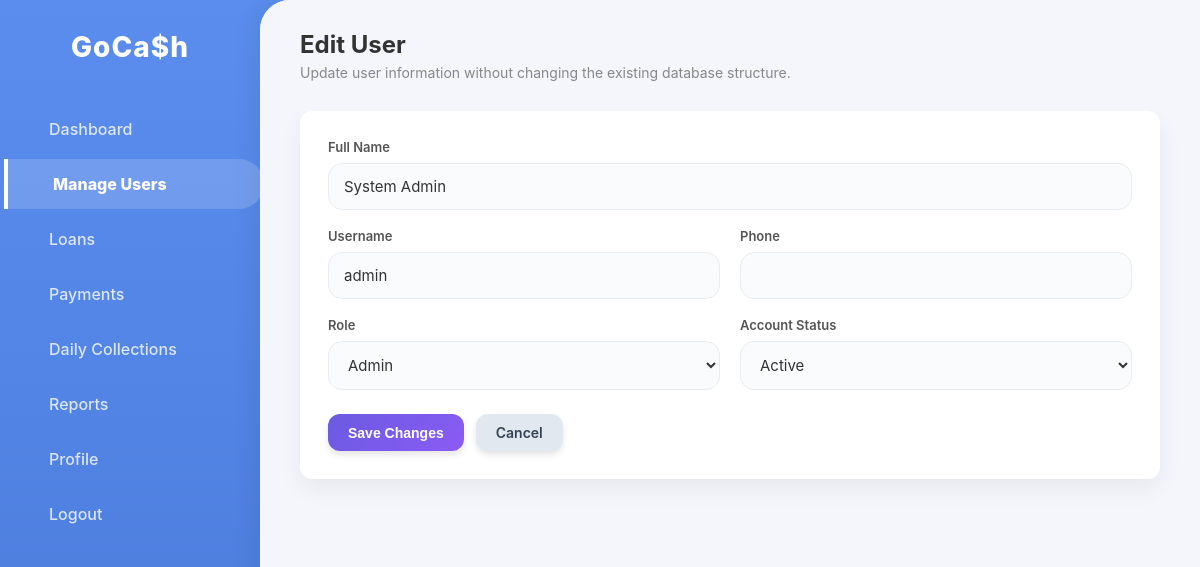
/admin/edit_user.php?id=5 (signed in), run on the app's committed database.
### tables this page shows
CREATE TABLE `users` (
  `id` int(11) NOT NULL,
  `fullname` varchar(255) DEFAULT NULL,
  `username` varchar(255) NOT NULL DEFAULT '',
  `password` varchar(255) DEFAULT NULL,
  `role` enum('admin','collector','borrower') DEFAULT 'borrower',
  `status` enum('active','inactive') NOT NULL DEFAULT 'active',
  `created_at` timestamp NOT NULL DEFAULT current_timestamp(),
  `last_login` datetime DEFAULT NULL,
  `phone` varchar(50) DEFAULT NULL,
  `address` text DEFAULT NULL,
  `collector_id` int(11) DEFAULT NULL
);

### admin/edit_user.php (the view, shortened to what this page needs)
<?php
require_once '../db_connect.php';
$allowedRoles = ['admin', 'collector', 'borrower'];
$userId = isset($_GET['id']) ? (int)$_GET['id'] : (int)($_POST['id'] ?? 0);
$statusColumnExists = false;
$statusColumnCheck = $conn->query("SHOW COLUMNS FROM users LIKE 'status'");
if ($statusColumnCheck && $statusColumnCheck->num_rows > 0) {
    $statusColumnExists = true;
}
$selectSql = $statusColumnExists
    ? "SELECT id, fullname, username, phone, role, status FROM users WHERE id = ? LIMIT 1"
    : "SELECT id, fullname, username, phone, role, 'Active' AS status FROM users WHERE id = ? LIMIT 1";
$userStmt = $conn->prepare($selectSql);
$userStmt->bind_param("i", $userId);
$userStmt->execute();
$userResult = $userStmt->get_result();
$user = $userResult ? $userResult->fetch_assoc() : null;
$currentStatus = trim((string)($user['status'] ?? ''));
?>
<!DOCTYPE html>
<html lang="en">
<head>
    <link rel="stylesheet" href="admin_style.css">
</head>
<body>
    <aside class="sidebar">
        <div class="brand">GoCa$h</div>
        <ul class="nav-links">
            <li><a href="dashboard.php"><i class="ph ph-squares-four"></i> Dashboard</a></li>
            <li><a href="manage_users.php" class="active"><i class="ph ph-users"></i> Manage Users</a></li>
            <li><a href="loans.php"><i class="ph ph-wallet"></i> Loans</a></li>
            <li><a href="payments.php"><i class="ph ph-credit-card"></i> Payments</a></li>
            <li><a href="daily_collections.php"><i class="ph ph-calendar-blank"></i> Daily Collections</a></li>
            <li><a href="reports.php"><i class="ph ph-chart-line-up"></i> Reports</a></li>
            <li><a href="profile.php"><i class="ph ph-user-circle-gear"></i> Profile</a></li>
            <li style="margin-top: auto;"><a href="logout.php"><i class="ph ph-sign-out"></i> Logout</a></li>
        </ul>
    </aside>
    <main class="main-wrapper">
        <header class="top-header">
            <div class="greeting">
                <h1>Edit User</h1>
                <p>Update user information without changing the existing database structure.</p>
            </div>
        </header>
        <div class="content">
            <section class="form-card">
                <form method="POST">
                    <div class="form-grid">
                        <div class="form-field full">
                            <label class="form-label" for="fullname">Full Name</label>
                            <input class="form-input" type="text" id="fullname" name="fullname" value="<?php echo htmlspecialchars($user['fullname']); ?>" required>
                        </div>
                        <div class="form-field">
                            <label class="form-label" for="username">Username</label>
                            <input class="form-input" type="text" id="username" name="username" value="<?php echo htmlspecialchars($user['username']); ?>" required autocomplete="username">
                        </div>
                        <div class="form-field">
                            <label class="form-label" for="phone">Phone</label>
                            <input class="form-input" type="text" id="phone" name="phone" value="<?php echo htmlspecialchars($user['phone']); ?>">
                        </div>
                        <div class="form-field">
                            <label class="form-label" for="role">Role</label>
                            <select class="form-input" id="role" name="role" required>
                                <?php foreach ($allowedRoles as $roleOption) { ?>
                                    <option value="<?php echo htmlspecialchars($roleOption); ?>" <?php echo $user['role'] === $roleOption ? 'selected' : ''; ?>>
                                        <?php echo htmlspecialchars(ucfirst($roleOption)); ?>
                                    </option>
                                <?php } ?>
                            </select>
                        </div>
                        <?php if ($statusColumnExists) { ?>
                            <div class="form-field">
                                <label class="form-label" for="status">Account Status</label>
                                <select class="form-input" id="status" name="status">
                                    <option value="Active" <?php echo strcasecmp($currentStatus, 'Active') === 0 ? 'selected' : ''; ?>>Active</option>
                                </select>
                            </div>
                        <?php } ?>
                    </div>
                    <div class="form-actions">
                        <button type="submit" class="btn btn-primary">Save Changes</button>
                        <a href="manage_users_list.php?role=<?php echo urlencode($user['role']); ?>" class="btn btn-secondary">Cancel</a>
                    </div>
                </form>
            </section>
        </div>
    </main>
</body>
</html>

### admin/admin_style.css (style rules this page uses)
:root { --primary-gradient: linear-gradient(135deg, #6A5AE0, #8B5CF6); --sidebar-blue: #5A8DEE; --bg-color: #F4F6FB; --card-bg: #FFFFFF; --text-main: #333333; --text-muted: #888888; --shadow-soft: 0 10px 24px rgba(15, 23, 42, 0.06); --shadow-hover: 0 18px 45px rgba(15, 23, 42, 0.14); --radius-main: 12px; --radius-sm: 10px; --transition: all 0.25s ease-out; --transition-fast: 0.15s ease-out; }
body { margin: 0; padding: 0; font-family: 'Inter', 'Segoe UI', Roboto, Helvetica, Arial, sans-serif; background-color: var(--sidebar-blue); color: var(--text-main); display: flex; height: 100vh; overflow: hidden; }
.sidebar { width: 260px; background: var(--sidebar-blue); background: linear-gradient(180deg, #5A8DEE, #4A7BDB); color: white; display: flex; flex-direction: column; padding: 30px 0; height: 100vh; box-sizing: border-box; }
.brand { font-size: 28px; font-weight: 800; text-align: center; margin-bottom: 40px; letter-spacing: 1px; }
.nav-links { list-style: none; padding: 0; margin: 0; flex-grow: 1; }
.nav-links li { margin-bottom: 5px; }
.nav-links a { display: flex; align-items: center; padding: 15px 30px; color: rgba(255, 255, 255, 0.8); text-decoration: none; font-size: 16px; font-weight: 500; transition: var(--transition); border-left: 4px solid transparent; border-radius: 0 999px 999px 0; position: relative; }
.nav-links a:hover, .nav-links a.active { background: rgba(255, 255, 255, 0.16); color: white; border-left: 4px solid white; transform: translateX(4px); }
.nav-links a.active { font-weight: 800; }
.main-wrapper { flex-grow: 1; background-color: var(--bg-color); border-radius: 30px 0 0 30px; overflow-y: auto; box-shadow: -10px 0 20px rgba(0, 0, 0, 0.05); display: flex; flex-direction: column; }
.top-header { display: flex; justify-content: space-between; align-items: center; padding: 30px 40px; background: var(--bg-color); position: sticky; top: 0; z-index: 10; }
.greeting h1 { margin: 0; font-size: 24px; color: var(--text-main); font-weight: 700; }
.greeting p { margin: 5px 0 0; color: var(--text-muted); font-size: 14px; }
.content { padding: 0 40px 40px; }
.btn { display: inline-block; padding: 10px 20px; border-radius: 12px; font-size: 14px; font-weight: 600; text-decoration: none; text-align: center; border: none; cursor: pointer; transition: transform var(--transition-fast), box-shadow var(--transition-fast), filter var(--transition-fast), opacity var(--transition-fast); box-shadow: 0 4px 6px rgba(0, 0, 0, 0.1); }
.btn-primary { background: var(--primary-gradient); color: white; }

### admin/edit_user.php (style rules this page uses)
.form-card { background: var(--card-bg); border-radius: var(--radius-main); box-shadow: var(--shadow-soft); padding: 28px; }
.form-grid { display: grid; grid-template-columns: repeat(2, minmax(0, 1fr)); gap: 18px 20px; }
.form-field.full { grid-column: 1 / -1; }
.form-label { display: block; margin-bottom: 8px; font-size: 13px; font-weight: 600; color: #555; }
.form-input { width: 100%; box-sizing: border-box; padding: 13px 15px; border: 1.5px solid #E8ECF0; border-radius: 14px; font-size: 15px; font-family: inherit; color: #333; background: #FAFBFC; outline: none; }
.form-actions { display: flex; gap: 12px; flex-wrap: wrap; margin-top: 24px; }
.btn-secondary { background: #E2E8F0; color: #334155; }

### data on the page
users: fullname "System Admin", username "admin", role "Admin", status "Active"
